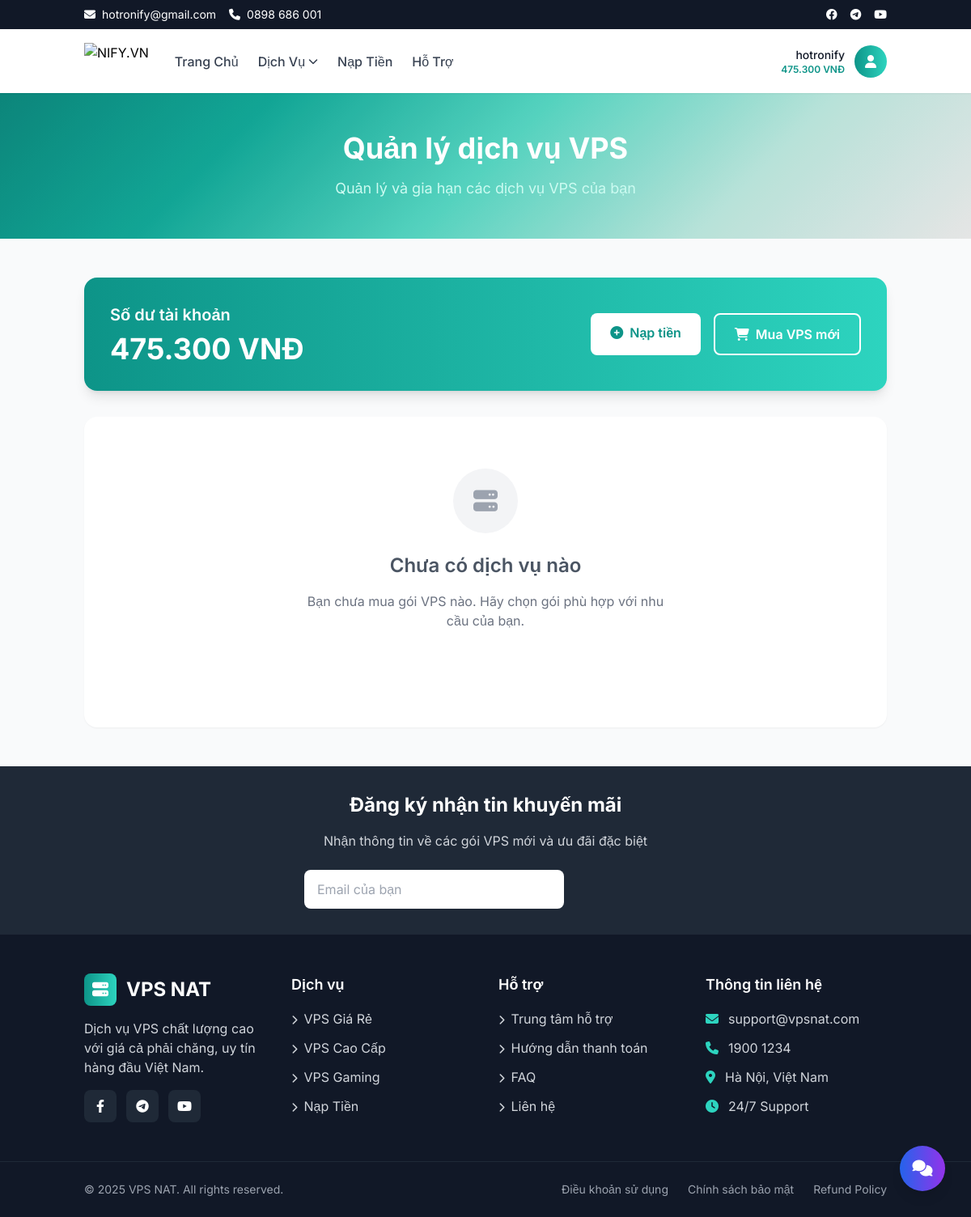
Page /services.php (signed in) on the earlier database version.
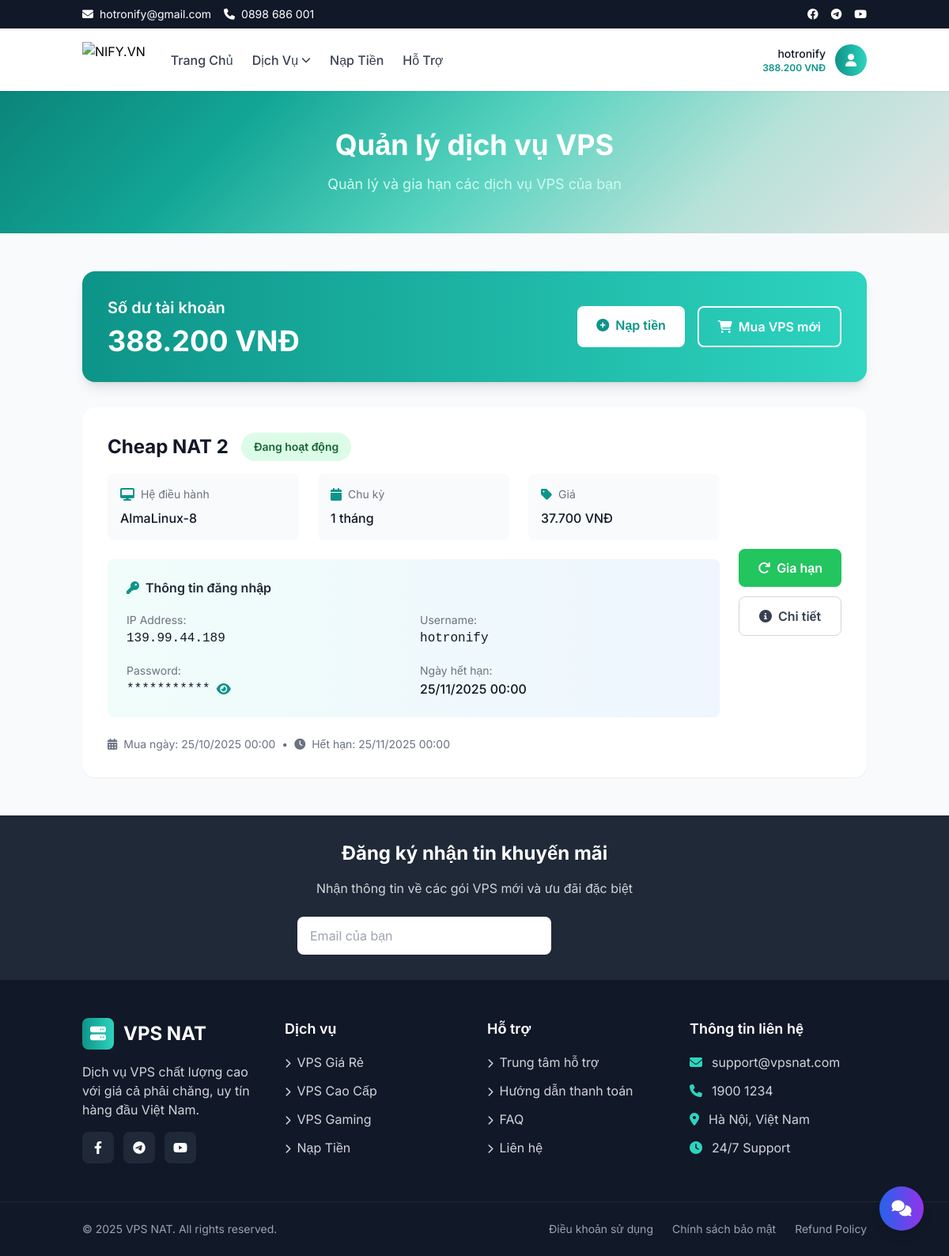
Same page on the later database version.
### tables this page shows
CREATE TABLE `users` (
  `id` int(11) NOT NULL,
  `username` varchar(50) NOT NULL,
  `email` varchar(100) NOT NULL,
  `password` varchar(255) NOT NULL,
  `full_name` varchar(100) DEFAULT NULL,
  `phone` varchar(20) DEFAULT NULL,
  `balance` decimal(10,2) DEFAULT 0.00,
  `role` enum('user','admin') DEFAULT 'user',
  `status` enum('active','inactive') DEFAULT 'active',
  `created_at` timestamp NULL DEFAULT current_timestamp(),
  `updated_at` timestamp NULL DEFAULT current_timestamp() ON UPDATE current_timestamp()
);

CREATE TABLE `vps_orders` (
  `id` int(11) NOT NULL,
  `user_id` int(11) NOT NULL,
  `package_id` int(11) NOT NULL,
  `os_id` int(11) NOT NULL,
  `billing_cycle` enum('1','6','12','24') NOT NULL,
  `price` decimal(10,2) NOT NULL,
  `total_price` decimal(10,2) NOT NULL,
  `status` enum('pending','active','expired','cancelled') DEFAULT 'pending',
  `ip_address` varchar(45) DEFAULT NULL,
  `username` varchar(50) DEFAULT NULL,
  `password` varchar(100) DEFAULT NULL,
  `purchase_date` date DEFAULT NULL,
  `expiry_date` date DEFAULT NULL,
  `notes` text DEFAULT NULL,
  `created_at` timestamp NULL DEFAULT current_timestamp(),
  `updated_at` timestamp NULL DEFAULT current_timestamp() ON UPDATE current_timestamp()
);

CREATE TABLE `vps_packages` (
  `id` int(11) NOT NULL,
  `name` varchar(100) NOT NULL,
  `cpu` varchar(50) NOT NULL,
  `ram` varchar(50) NOT NULL,
  `storage` varchar(50) NOT NULL,
  `bandwidth` varchar(50) NOT NULL,
  `port_speed` text NOT NULL,
  `ip` text NOT NULL DEFAULT 'N/A',
  `original_price` decimal(10,2) NOT NULL,
  `selling_price` decimal(10,2) NOT NULL,
  `category` enum('nat','cheap') NOT NULL DEFAULT 'nat',
  `status` enum('active','inactive') DEFAULT 'active',
  `created_at` timestamp NULL DEFAULT current_timestamp(),
  `updated_at` timestamp NULL DEFAULT current_timestamp() ON UPDATE current_timestamp()
);

CREATE TABLE `operating_systems` (
  `id` int(11) NOT NULL,
  `name` varchar(100) NOT NULL,
  `min_ram_gb` int(11) DEFAULT 1,
  `status` enum('active','inactive') DEFAULT 'active',
  `created_at` timestamp NULL DEFAULT current_timestamp()
);

### database.php (called while the page is built, shortened)
<?php
$servername = "139.99.44.189";
$username = "arownebv5xy_database";
$password = "arownebv5xy_database";
$dbname = "arownebv5xy_database";
$conn = new mysqli($servername, $username, $password, $dbname);
$conn->set_charset("utf8mb4");
function executeQuery($sql, $params = []) {
    global $conn;
    $stmt = $conn->prepare($sql);
    if (!empty($params)) {
        $types = str_repeat('s', count($params));
        $stmt->bind_param($types, ...$params);
    }
    $stmt->execute();
    return $stmt;
}
function fetchAll($sql, $params = []) {
    $stmt = executeQuery($sql, $params);
    $result = $stmt->get_result();
    return $result->fetch_all(MYSQLI_ASSOC);
}
function fetchOne($sql, $params = []) {
    $stmt = executeQuery($sql, $params);
    $result = $stmt->get_result();
    return $result->fetch_assoc();
}
?>

### includes/functions.php (called while the page is built, shortened)
<?php
require_once $_SERVER['DOCUMENT_ROOT'].'/database.php';
function sanitizeInt($input) {
    return (int) filter_var($input, FILTER_SANITIZE_NUMBER_INT);
}
function getUser($id) {
    $sql = "SELECT * FROM users WHERE id = ?";
    return fetchOne($sql, [sanitizeInt($id)]);
}
function getUserOrders($userId) {
    $sql = "SELECT vo.*, vp.name as package_name, os.name as os_name
            FROM vps_orders vo
            LEFT JOIN vps_packages vp ON vo.package_id = vp.id
            LEFT JOIN operating_systems os ON vo.os_id = os.id
            WHERE vo.user_id = ?
            ORDER BY vo.created_at DESC";
    return fetchAll($sql, [sanitizeInt($userId)]);
}
function formatPrice($price) {
    return number_format((float)$price, 0, ',', '.') . ' VNĐ';
}
function formatDate($date) {
    return date('d/m/Y H:i', strtotime($date));
}
function isLoggedIn() {
    return isset($_SESSION['user_id']);
}
?>

### services.php (the view, shortened to what the changed rows need)
<?php
require_once 'database.php';
require_once 'includes/functions.php';
$user = getUser($_SESSION['user_id']);
$orders = getUserOrders($_SESSION['user_id']);
?>
<section class="gradient-primary text-white py-12 relative overflow-hidden">
    <div class="container mx-auto px-4 relative z-10">
        <div class="text-center">
            <h1 class="text-3xl md:text-4xl font-bold mb-4">Quản lý dịch vụ VPS</h1>
        </div>
    </div>
</section>
<section class="py-12 bg-gray-50">
    <div class="container mx-auto px-4">
        <div class="bg-gradient-to-r from-teal-600 to-teal-400 rounded-2xl shadow-lg p-8 mb-8 text-white">
            <div class="flex flex-col md:flex-row items-center justify-between">
                <div class="mb-4 md:mb-0">
                    <h3 class="text-xl font-semibold mb-2">Số dư tài khoản</h3>
                    <p class="text-4xl font-bold"><?= formatPrice($_SESSION['balance']) ?></p>
                </div>
            </div>
        </div>
        <?php if (empty($orders)): ?>
            <div class="bg-white rounded-2xl shadow-sm p-16 text-center">
                <div class="w-20 h-20 bg-gray-100 rounded-full flex items-center justify-center mx-auto mb-6">
                    <i class="fas fa-server text-gray-400 text-3xl"></i>
                </div>
                <h3 class="text-2xl font-semibold text-gray-600 mb-4">Chưa có dịch vụ nào</h3>
                <p class="text-gray-500 mb-8 max-w-md mx-auto">Bạn chưa mua gói VPS nào. Hãy chọn gói phù hợp với nhu cầu của bạn.</p>
            </div>
        <?php else: ?>
            <div class="space-y-6">
                <?php foreach ($orders as $order): ?>
                    <div class="bg-white rounded-2xl shadow-sm overflow-hidden hover-lift">
                        <div class="p-8">
                            <div class="flex flex-col lg:flex-row lg:items-center lg:justify-between">
                                <div class="flex-1">
                                    <div class="flex items-center mb-4">
                                        <h3 class="text-2xl font-bold text-gray-900 mr-4">
                                            <?= htmlspecialchars($order['package_name']) ?>
                                        </h3>
                                        <span class="px-4 py-2 rounded-full text-sm font-semibold
                                            <?php
                                            switch($order['status']) {
                                                case 'active':
                                                    echo 'bg-green-100 text-green-800';
                                                    break;
                                            }
                                            ?>">
                                            <?php
                                            switch($order['status']) {
                                                case 'active':
                                                    echo 'Đang hoạt động';
                                                    break;
                                            }
                                            ?>
                                        </span>
                                    </div>
                                    <div class="grid grid-cols-1 md:grid-cols-2 lg:grid-cols-3 gap-6 mb-6">
                                        <div class="bg-gray-50 p-4 rounded-lg">
                                            <div class="flex items-center mb-2">
                                                <i class="fas fa-desktop text-teal-600 mr-2"></i>
                                                <span class="text-sm text-gray-500">Hệ điều hành</span>
                                            </div>
                                            <p class="font-medium text-gray-900"><?= htmlspecialchars($order['os_name']) ?></p>
                                        </div>
                                        <div class="bg-gray-50 p-4 rounded-lg">
                                            <div class="flex items-center mb-2">
                                                <i class="fas fa-calendar text-teal-600 mr-2"></i>
                                                <span class="text-sm text-gray-500">Chu kỳ</span>
                                            </div>
                                            <p class="font-medium text-gray-900"><?= $order['billing_cycle'] ?> tháng</p>
                                        </div>
                                        <div class="bg-gray-50 p-4 rounded-lg">
                                            <div class="flex items-center mb-2">
                                                <i class="fas fa-tag text-teal-600 mr-2"></i>
                                                <span class="text-sm text-gray-500">Giá</span>
                                            </div>
                                            <p class="font-medium text-gray-900"><?= formatPrice($order['total_price']) ?></p>
                                        </div>
                                    </div>
                                    <?php if ($order['status'] == 'active' && $order['ip_address']): ?>
                                        <div class="bg-gradient-to-r from-teal-50 to-blue-50 rounded-lg p-6 mb-6">
                                            <h4 class="font-semibold text-gray-800 mb-4 flex items-center">
                                                <i class="fas fa-key text-teal-600 mr-2"></i>
                                                Thông tin đăng nhập
                                            </h4>
                                            <div class="grid grid-cols-1 md:grid-cols-2 gap-4">
                                                <div>
                                                    <span class="text-sm text-gray-500">IP Address:</span>
                                                    <p class="font-mono font-medium text-gray-900"><?= htmlspecialchars($order['ip_address']) ?></p>
                                                </div>
                                                <div>
                                                    <span class="text-sm text-gray-500">Username:</span>
                                                    <p class="font-mono font-medium text-gray-900"><?= htmlspecialchars($order['username'] ?? 'root') ?></p>
                                                </div>
                                                <div>
                                                    <span class="text-sm text-gray-500">Password:</span>
                                                    <div class="flex items-center">
                                                        <p class="font-mono font-medium text-gray-900 mr-2" id="password-<?= $order['id'] ?>">
                                                            <?= $order['password'] ? str_repeat('*', strlen($order['password'])) : 'N/A' ?>
                                                        </p>
                                                        <?php if ($order['password']): ?>
                                                            <button onclick="togglePassword(<?= $order['id'] ?>, '<?= htmlspecialchars($order['password']) ?>')"
                                                                    class="text-teal-600 hover:text-teal-700 smooth-transition">
                                                                <i class="fas fa-eye" id="eye-<?= $order['id'] ?>"></i>
                                                            </button>
                                                        <?php endif; ?>
                                                    </div>
                                                </div>
                                                <div>
                                                    <span class="text-sm text-gray-500">Ngày hết hạn:</span>
                                                    <p class="font-medium text-gray-900"><?= formatDate($order['expiry_date']) ?></p>
                                                </div>
                                            </div>
                                        </div>
                                    <?php endif; ?>
                                    <div class="flex items-center text-sm text-gray-500">
                                        <i class="fas fa-calendar-alt mr-2"></i>
                                        Mua ngày: <?= formatDate($order['purchase_date']) ?>
                                        <?php if ($order['expiry_date']): ?>
                                            <span class="mx-2">•</span>
                                            <i class="fas fa-clock mr-2"></i>
                                            Hết hạn: <?= formatDate($order['expiry_date']) ?>
                                        <?php endif; ?>
                                    </div>
                                </div>
                                <div class="flex flex-col space-y-3 mt-6 lg:mt-0 lg:ml-6">
                                    <?php if ($order['status'] == 'active'): ?>
                                        <button onclick="showRenewalModal(<?= $order['id'] ?>, <?= $order['price'] ?>, '<?= htmlspecialchars($order['package_name']) ?>', '<?= $order['expiry_date'] ?>')"
                                                class="bg-green-500 hover:bg-green-600 text-white py-3 px-6 rounded-lg font-semibold smooth-transition hover-lift">
                                            <i class="fas fa-redo mr-2"></i>Gia hạn
                                        </button>
                                    <?php endif; ?>
                                    <button onclick="showOrderDetails(<?= $order['id'] ?>)"
                                            class="border border-gray-300 hover:bg-gray-50 text-gray-700 py-3 px-6 rounded-lg font-semibold smooth-transition">
                                        <i class="fas fa-info-circle mr-2"></i>Chi tiết
                                    </button>
                                </div>
                            </div>
                        </div>
                    </div>
                <?php endforeach; ?>
            </div>
        <?php endif; ?>
    </div>
</section>
<?php
$content = ob_get_clean();
include 'includes/header.php';
?>

### includes/header.php (shortened to what the changed rows need)
<!DOCTYPE html>
<html lang="vi">
<head>
    <script src="https://cdn.tailwindcss.com"></script>
    <link rel="stylesheet" href="https://cdnjs.cloudflare.com/ajax/libs/font-awesome/6.4.0/css/all.min.css">
</head>
<body class="bg-gray-50">
    <header class="bg-white shadow-sm sticky top-0 z-40 glass-effect">
        <nav class="container mx-auto px-4 py-4">
            <div class="flex justify-between items-center">
                <div class="hidden lg:flex items-center space-x-4">
                    <?php if (isLoggedIn()):
                        $user = getUser($_SESSION['user_id']);
                    ?>
                        <div class="flex items-center space-x-3">
                            <div class="text-right">
                                <div class="text-sm font-medium text-gray-900"><?= $_SESSION['username'] ?></div>
                                <div class="text-xs text-teal-600 font-semibold"><?= formatPrice($user['balance']) ?></div>
                            </div>
                            <div class="relative group">
                                <button class="w-10 h-10 bg-gradient-to-r from-teal-600 to-teal-400 rounded-full flex items-center justify-center text-white hover-lift">
                                    <i class="fas fa-user"></i>
                                </button>
                            </div>
                        </div>
                    <?php endif; ?>
                </div>
            </div>
        </nav>
    </header>
    <main>
        <?= $content ?? '' ?>
    </main>
</body>
</html>

Differences in the rows shown:
changed users: balance "475.300 VNĐ" → "388.200 VNĐ"; balance "475.300 VNĐ" → (not shown)
added vps_orders: vps_packages.name "Cheap NAT 2", status "Đang hoạt động", operating_systems.name "AlmaLinux-8", billing_cycle "1", total_price "37.700 VNĐ", ip_address "139.99.44.189", username "hotronify", password "***********", expiry_date "25/11/2025 00:00", purchase_date "25/10/2025 00:00"
Other differences:
formatPrice($_SESSION['balance']): (not shown) → "388.200 VNĐ"
text no longer shown: "Chưa có dịch vụ nào Bạn chưa mua gói VPS nào. Hãy chọn gói phù hợp với nhu cầu của bạn."
